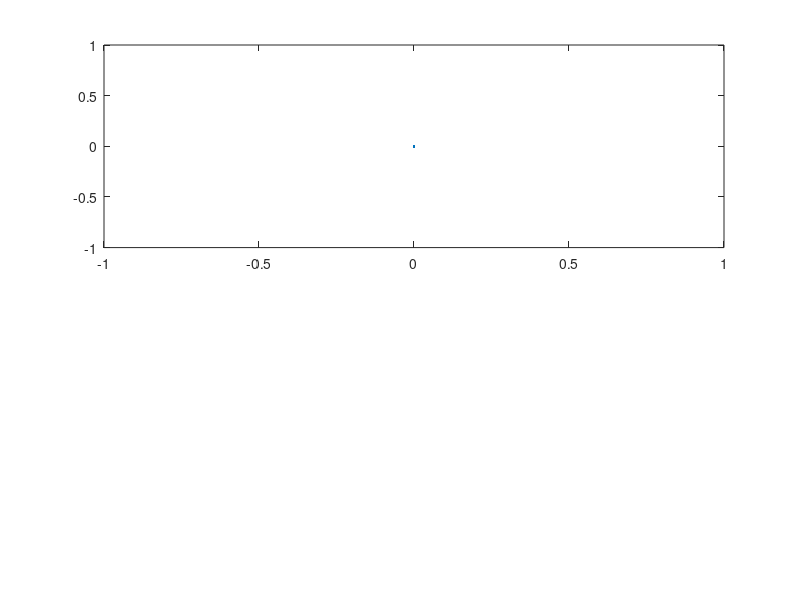

MATLAB code for this plot: (Note: this script raises an error after producing the figure.)
function output_data = ApplyVoltage(voltage)
    if nargin == 0
        % Set voltage to 3V if run directly
        voltage = 3;
    end
    
    figure(1);  clf;       % Create an empty figure to update later
    subplot(211)
    h1 = plot([0],[0]);
    h1.XData = []; h1.YData = [];
    ylabel('Current (A)');
    subplot(212)
    h2 = plot([0],[0]);
    h2.XData = []; h2.YData = [];
    ylabel('Angle (rad)');
    
    % This function will get called any time there is new data from
    % the FRDM board. Data comes in blocks, rather than one at a time.
    function my_callback(new_data)
        t = new_data(:,1);          % time
        current = new_data(:,2);    % current
        angle = new_data(:,3);      % angle
        N = length(current);
        
        h1.XData(end+1:end+N) = t;  % Update subplot 1
        h1.YData(end+1:end+N) = current;
        h2.XData(end+1:end+N) = t;  % Update subplot 2
        h2.YData(end+1:end+N) = angle;
    end
    
    frdm_ip  = '192.168.1.100';     % FRDM board ip
    frdm_port= 11223;               % FRDM board port  
    params.callback = @my_callback; % callback function
    params.timeout  = 2;            % end of experiment timeout

    ExperimentTime = 5;             % in seconds
    % Pack experiment parameters
    input = [voltage, ExperimentTime];
    output_size = 3;                % time, current, angle
   
    output_data = RunExperiment(frdm_ip,frdm_port,input,output_size,params);
    
end



